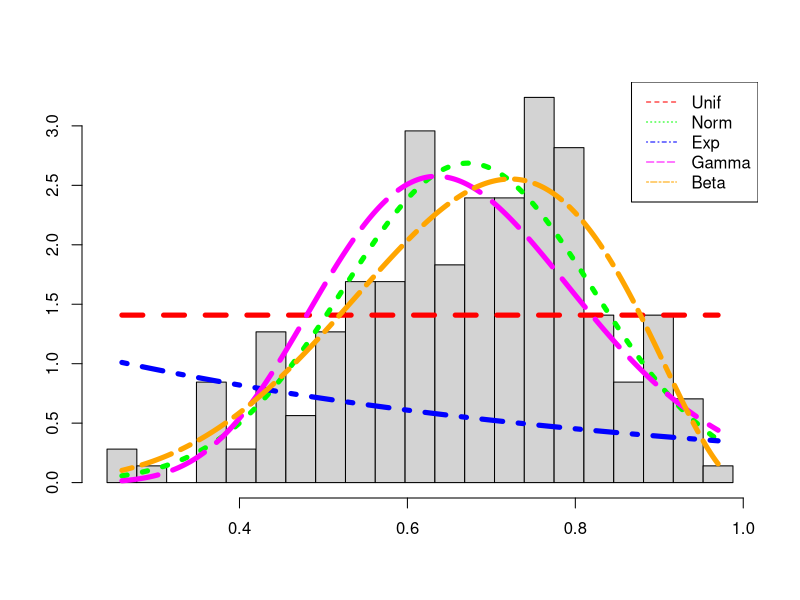

Recreate this plot in R.
library(MASS)

rm(list=ls())
cat("\014")

StudentData = read.table(file="StudentData200.dat")
attach(StudentData)
#summary(StudentData)

#choose data set
data=att

#choose appropriate spacing and eliminate bad distributions
by=1
isDisc = TRUE
isExp = TRUE
isGamma = TRUE
isBeta = TRUE
for(i in data){
	if((i %% 1) > 0){
		by=(max(data)-min(data))/20
		isDisc = FALSE
	}
	if(i < 0){
		isExp = FALSE
		isGamma = FALSE
		isBeta = FALSE
	}
	if(i > 1){
		isBeta = FALSE
	}
}

#plot histogram of data set
seq=seq(min(data)-by/2,max(data)+by/2,by)
hist(data,seq,prob=TRUE,main="",xlab="",ylab="")
#summary(data)

#find best fit distribution
if(isDisc){
	fitBinom = TRUE
	fitGeom = fitdistr(data,"geometric")
	fitHyper = TRUE
	fitPois = fitdistr(data,"Poisson")
	fitNBinom = fitdistr(data,"negative binomial") 
} else {
	fitUnif = TRUE
	fitNorm = fitdistr(data,"normal")
	if(isExp){fitExp = fitdistr(data,"exponential",rate=1)}
	if(isGamma){fitGamma = fitdistr(data,"gamma",list(shape = 1,rate = 1))}
	#fitChiSq = fitdistr(data,"chi-squared", list(df=length(data)-1, ncp=1))
	if(isBeta){fitBeta = fitdistr(data,"beta", list(shape1 = 1, shape2 = 1))}
}

#print/plot viable distribution(s)
if(!isDisc){by = by / 100}
x=seq(min(data),max(data),by)
clegend=NULL; ccol=NULL; clty=NULL
#discrete distributions
if(exists("fitBinom")){
	print(c("size = ",length(data),"prob = ",mean(data)))
	line=dbinom(x,size=length(data),prob=mean(data)/length(data)/by)
	lines(x,line,col="red",lty="dashed",lwd=5)
	clegend=c(clegend,"Binom"); ccol=c(ccol,"red"); clty=c(clty,2)
}
if(exists("fitGeom")){
	print(fitGeom)
	line=dgeom(x,prob=fitGeom$estimate[1])
	lines(x,line,col="green",lty="dotted",lwd=5)
	clegend=c(clegend,"Geom"); ccol=c(ccol,"green"); clty=c(clty,3)
}
if(exists("fitHyper")){
	print(c("m = ", round(mean(data)*length(data)/max(data)), "n = ", length(data)-round(mean(data)*length(data)/max(data)), "k = ",max(data)))
	line=dhyper(x,m=round(mean(data)*length(data)/max(data)),n=length(data)-round(mean(data)*length(data)/max(data)),k=max(data))
	lines(x,line,col="blue",lty="dotdash",lwd=5)
	clegend=c(clegend,"Hyper"); ccol=c(ccol,"blue"); clty=c(clty,4)
}
if(exists("fitPois")){
	print(fitPois)
	line=dpois(x,lambda=fitPois$estimate[1])
	lines(x,line,col="magenta",lty="longdash",lwd=5)
	clegend=c(clegend,"Pois"); ccol=c(ccol,"magenta"); clty=c(clty,5)
}
if(exists("fitNBinom")){
	print(fitNBinom)
	line=dnbinom(x,size=fitNBinom$estimate[1],mu=fitNBinom$estimate[2])
	lines(x,line,col="cyan",lty="twodash",lwd=5)
	clegend=c(clegend,"NBinom"); ccol=c(ccol,"cyan"); clty=c(clty,6)
}
#continuous distributions
if(exists("fitUnif")){
	print(c("min = ", min(data), "max = ", max(data)))
	line=dunif(x,min=min(data),max=max(data))
	lines(x,line,col="red",lty=2,lwd=5)
	clegend=c(clegend,"Unif"); ccol=c(ccol,"red"); clty=c(clty,2)
}
if(exists("fitNorm")){
	print(fitNorm)
	line=dnorm(x,mean=fitNorm$estimate[1],sd=fitNorm$estimate[2])
	lines(x,line,col="green",lty=3,lwd=5)
	clegend=c(clegend,"Norm"); ccol=c(ccol,"green"); clty=c(clty,3)
}
if(exists("fitExp")){
	print(fitExp)
	line=dexp(x,rate=fitExp$estimate[1])
	lines(x,line,col="blue",lty=4,lwd=5)
	clegend=c(clegend,"Exp"); ccol=c(ccol,"blue"); clty=c(clty,4)
}
if(exists("fitGamma")){
	print(fitGamma)
	line=dgamma(x,shape=fitGamma$estimate[1],rate=fitGamma$estimate[2])
	lines(x,line,col="magenta",lty=5,lwd=5)
	clegend=c(clegend,"Gamma"); ccol=c(ccol,"magenta"); clty=c(clty,5)
}
#if(exists("fitChiSq")){
#  print(fitChiSq)
#  line=dchisq(x,df=fitChiSq$estimate[1])
#  lines(x,line,col="cyan",lty=6,lwd=5)
#  clegend=c(clegend,"ChiSq"); ccol=c(ccol,"cyan"); clty=c(clty,6)
#}
if(exists("fitBeta")){
	print(fitBeta)
	line=dbeta(x,shape1=fitBeta$estimate[1],shape2=fitBeta$estimate[2])
	lines(x,line,col="orange",lty=6,lwd=5)
	clegend=c(clegend,"Beta"); ccol=c(ccol,"orange"); clty=c(clty,6)
}
legend("topright",legend=clegend,col=ccol,lty=clty,lwd=1)